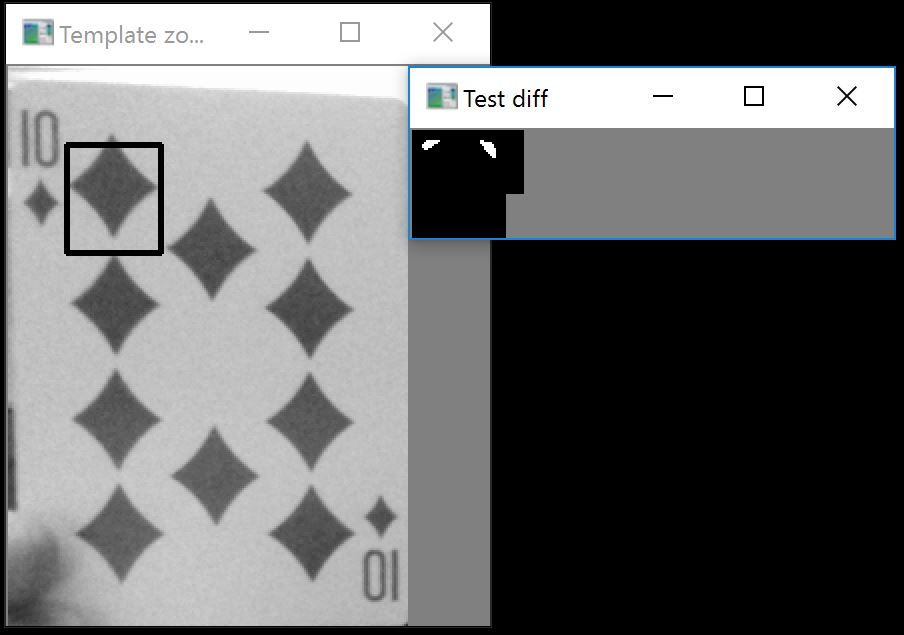
//> input picture CS585_lab3/absdiff1.JPG, 904 x 635 px, given in place of the camera
$ ./Source   (built with g++ and OpenCV 4)
//> lines starting //> are read from the running program, lines starting //| are printed output that depends on the picture; after the words box and inside, x2 and y2 are one past the last pixel; in counts of white or black regions, pixels touching at a corner belong together
/**
CS585_Lab3.cpp
@author: Ajjen Joshi
@version: 1.0 9/17/2014

CS585 Image and Video Computing Fall 2014
Lab 3
--------------
This program introduces the following concepts:
a) Finding objects in a binary image
b) Filtering objects based on size
c) Obtaining information about the objects described by their contours
--------------
*/


#include "opencv2/core/core.hpp"
#include "opencv2/highgui/highgui.hpp"
#include "opencv2/imgproc/imgproc.hpp"
#include "opencv2/objdetect.hpp"

#include <math.h>
#include <iostream>
#include <vector>
#include <stdio.h>
#include <conio.h>
#include <stdlib.h>
#include <windows.h>

using namespace cv;
using namespace std;

//Global variables
int thresh = 128;
int max_thresh = 255;
int minSuiteIndex = -1;
double minSuiteMatrix = 765;
int minNumIndex = -1;
double minNumMatrix = 765;

String face_cascade_name = "haarcascade_frontalface_alt.xml";
String eyes_cascade_name = "haarcascade_eye_tree_eyeglasses.xml";
CascadeClassifier face_cascade;
CascadeClassifier eyes_cascade;
String window_name = "Capture - Face detection";
int handstrength;			//estimate of strength of computer's hand

int rating[13][4];			//2d array corresponding to cards in computer's hand + dealer's
//if the card is in the computer's hand, val = 2, if its on the board val = 1
//13 rows for 13 distinct card values, 4 cols for 4 suits
//2 = row index 0, ascending order as row index increases
//col 0 = spades, 1 = clubs, 2 = diamonds, 3 = hearts

String hara = "";			//computer's hand in string format
//r = royal flush
//u + number = sraight flush + high of that straight
//f + number = four of a kind, val of 4
//h + number + / + number = full house, val of set of 3, val of set of 2
//w + number = flush + highest card of flush
//s + number = straight + highest card in straight
//t + number = three of a kind, val of set of 3
//i + number  + , + number = two pairs, val of first pair, val of 2nd pair
//p + number = pair, val of pair
//a + number = high card, num of high card


// Method initialization
Mat retrieveSuiteTemplates(int ref);
Mat retrieveNumberTemplates(int ref);
string checkCardSuite(Mat&, Rect&, int i);
string checkCardNumber(Mat&, Rect&, int i);
Mat process(Mat& img);
double match(Mat& img, Mat& templ);
bool CardMotion(Mat& curr, Mat& prev);
void regCardRating(String card, int rat[13][4]);
int calcChipValue(Mat& curr);
void calcHand();
string detection(Mat& src);


// main function
int main()
{

	VideoCapture cap(0);
	if (!cap.isOpened())
	{
		cout << "Cannot open the video cam" << endl;
		return -1;
	}


	Mat src;		//curr and prev frame vars
	Mat tomcat;

	Rect indareaparam;
	Mat indarea;		//area to scan for player indication that next phase has started
	Mat indareaprev;

	Mat compchipsprev;	//prev pics of the chips in each area
	Mat oppchipsprev;
	Mat potprev;

	Mat curropcards;	//current and previous image of opponent's card area
	Mat prevopcards;

	String state = "w4h";		//what is the current stage of the game?
	//'w4h' = waiting for hand to be dealt, 'inibet' = initial betting before dealer reveals cards
	//'flop' = dealer reveals first 3 cards, 'turn' = fourth card revealed, 'river' = last card revealed
	//'dst' = distributing results of last round

	bool betting = false;		//true while betting back and forth

	bool reset = true;			//reset state variables

	int skipframes = 0;			//skip the next few frames after dectecting motion otherwise one hand wave will become multiple actions

	String pc1 = "";					//player cards
	String pc2 = "";

	int comphigh;				//highest value card in computer's hand
	int thresh = 0;				//threshold hand strength needed to not fold / for comp to keep betting with its hand

	int compchips;				//computer guesses for how many chips it has, opponent has, in pot
	int oppchips;
	int pot;

	bool nextstate = false;			//keep track of if the opponent folded

	bool callin = false;			//keeps track of if either player has gone all in -> to skip betting phase of later states
	bool pallin = false;

	int cardsrevealed = 0;			//keeps track of how many cards revealed

	bool cardsdealt = false;	//will be used to see if opponent folded
	//when someone folds game will be over (2 players only) so dealer
	//will collect computer's cards -> cardmotion returns true -> computer knows to move to next round

	//chips are red (value = 25), (blue v = 10), green (v = 5)

	int compchipval = 0;
	int oppchipval = 0;
	int potval = 0;

	int mylastbet;


	bool bSuccess0 = cap.read(src);
//> src is the input picture: 635 rows x 904 cols, CV_8UC3; mean B, G, R 110, 109.6, 109.1
	if (!bSuccess0)
		cout << "Cannot read a frame from video stream" << endl;
	indareaparam = Rect(src.cols - 100, 0, 100, 100);

	indarea = src(indareaparam);
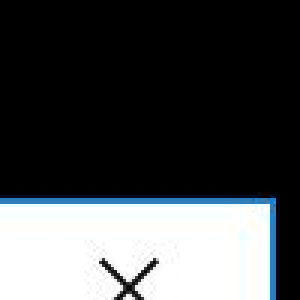
//> indarea: 100 rows x 100 cols, CV_8UC3 (shown 3 times larger); mean B, G, R 76.4, 74.7, 72.2
	indareaprev = src(indareaparam);

	tomcat = src.clone();


	while (1)
	{
		/*imshow("indarea", indarea);
		imshow("indareaprev", indareaprev);*/
		bool bSuccess = cap.read(src);
		if (!bSuccess0)
		{
			cout << "Cannot read a frame from video stream" << endl;
			break;
		}


		Rect playerPot, botPot, playerHand, mainPot, board;
		mainPot = Rect(50, 380, 100, 100);
		botPot = Rect(500, 380, 100, 100);
		playerHand = Rect(50, 200, 200, 80);
		playerPot = Rect(500, 200, 100, 80);
		board = Rect(0, 280, src.cols, 100);

		// Bounding boxes for pots, hand, and board

		cv::rectangle(src, mainPot, Scalar(0, 255, 0), 2, 8, 0);
		cv::rectangle(src, botPot, Scalar(0, 0, 255), 2, 8, 0);
		cv::rectangle(src, playerHand, Scalar(255, 255, 0), 2, 8, 0);
		cv::rectangle(src, playerPot, Scalar(255, 0, 0), 2, 8, 0);
		cv::rectangle(src, board, Scalar(0, 0, 0), 2, 8, 0);
		cv::rectangle(src, indareaparam, Scalar(255, 0, 0), 2, 8, 0);
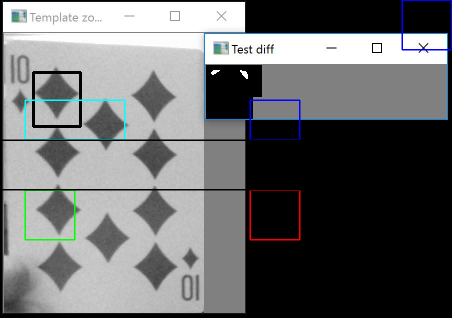
//> src: 635 rows x 904 cols, CV_8UC3 (shown at 1/2 size); mean B, G, R 109.6, 108.9, 107.8

		// Main footage of the poker game
		cv::imshow("Poker Bot", src);

		if (skipframes > 0) {
			skipframes--;
			//cout << "buckteeth" << endl;
		}
		else {

			indarea = src(indareaparam);
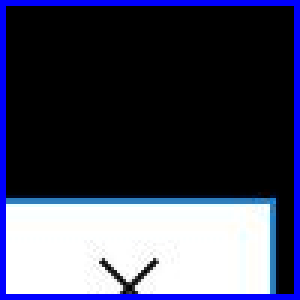
//> indarea: 100 rows x 100 cols, CV_8UC3 (shown 3 times larger); 7.84% of pixels changed, all inside (x1, y1, x2, y2) = (0, 0, 100, 100)
			if (CardMotion(indarea, indareaprev)) {
//> after the loop in CardMotion, `for (int i = 0; i < tempres.rows; i++)`: cmv = 0
				cout << "TESTING TESTING TESTING" << endl;
				nextstate = true;
				skipframes = 60;		//assuming 60fps camera this will skip the next 2 seconds of action
			}
		}

		if (nextstate) {

			nextstate = false;

			Mat currpot = src(mainPot);
			curropcards = src(playerHand);
			compchipsprev = src(botPot);
			oppchipsprev = src(playerPot);


			if (state.compare("w4h") == 0) {	//waiting for next round
				string cardValue;
				cout << "@waitforhand" << endl;

				if (reset) {
					cardsrevealed = 0;
					hara = "";
					betting = false;

					for (int i = 0; i < 13; i++) {
						for (int j = 0; j < 4; j++) {
							rating[i][j] = 0;
						}
					}

					pc1 = "";
					pc2 = "";
					hara = "";
					cardsdealt = false;
					potval = 0;

					//scan computer chips, opponent chips and pot here


					reset = false;
				}


				//loop card parsing here
				cardValue = detection(src);
				if (pc1.compare("") == 0)
				{
					pc1 = cardValue;
				}
				else if (pc2.compare("") == 0)
				{
					pc2 = cardValue;
				}
				//check if pc1 has a value, if not assign card1, update card matrix

				//if above check failed assign value to pc2, update card matrix, change "state" to "inibet"

				if (pc1.compare("") != 0 && pc2.compare("") != 0) {
					state = "inibet";
					prevopcards = src(playerHand);
				}

			}
			else if (state.compare("inibet") == 0) {

				cout << "@inibet" << endl;

				//scan pot size
				regCardRating(pc1, rating);
				regCardRating(pc2, rating);

				compchips = calcChipValue(compchipsprev);
				oppchips = calcChipValue(oppchipsprev);
				potval = calcChipValue(potprev);

				//guess everyone's chip counts here
				//check facial expressions
				//calc initial chances of victory based on just hand
				//make bet / check / raise / fold

				if (CardMotion(curropcards, prevopcards)) {
					std::cout << "opponent folded" << endl;
					state = "dst";
				}
				else {
					if (!betting) {
						//find hand value
						int c1v = stoi(pc1.substr(1));
						int c2v = stoi(pc2.substr(1));
						String c1s = pc1.substr(0, 1);
						String c2s = pc2.substr(0, 1);

						if (c1v == c2v) {
							comphigh = c1v;
							handstrength = c1v;

							hara = "p" + comphigh;
							cout << "pair of " + c1v << endl;
						}
						else {
							if (c1v > c2v) {
								comphigh = c1v;
								handstrength = c1v * 0.1;
							}
							else {
								comphigh = c2v;
								handstrength = c2v * 0.1;
							}

							hara = "a" + comphigh;
							cout << "high card " + comphigh << endl;
						}

						//augment handstrength by computer's money relative to opponent's money, higher ratio = more risks = lower threshold

						//initial fold threshold
						thresh = 0.45;	//high card 6's handstrength
						if (oppchips != 0)
						{
							if ((compchips / oppchips) > 2) {
								thresh = thresh / 2;
							}
							else if ((compchips / oppchips) < 0.5) {
								thresh = thresh * 2;
							}
						}
						if (handstrength <= thresh) {
							cout << "fold" << endl;
							state = "dst";
						}
						else {

							betting = true;
							//find pot value
							//feed in newest frame cut by bounding box for pot
							//potval = calcChipValue(newestframe, boundingboxforpot);
							if (handstrength > 1) {
								if (compchips >= 1000) {
									cout << "bet 200" << endl;
									potval += 200;
									mylastbet = 200;
								}
								else {
									cout << "bet 100" << endl;
									potval += 100;
									mylastbet = 100;
								}
							}
							else {
								if (compchips >= 1000) {
									cout << "bet 100" << endl;
									potval += 100;
									mylastbet = 100;
								}
								else {
									cout << "bet 50" << endl;
									potval += 50;
									mylastbet = 50;
								}
							}

						}
					}
					else {	//in betting cycle

						//draw region of interest for current pot -> Mat currpot

						int npv = calcChipValue(currpot);
						if (npv - potval > 0) {						//computer goes first so pot must change or opponent folded
							int opponentbet = npv - potval;
							if (opponentbet - mylastbet > 10) {		//assume opponent raised
								if (compchips > opponentbet) {
									thresh = thresh * 1.3;
									if (handstrength < thresh) {
										cout << "fold" << endl;
									}
									else {
										cout << "check" << endl;
										mylastbet += opponentbet - mylastbet;
									}
								}
								else {
									cout << "all in" << endl;
									callin = true;
									state = "flop";
									betting = false;
								}

							}
							else {								//assume opponent checked
								cout << "check" << endl;
								state = "flop";
								betting = false;
							}
						}
						else {			//assume opponent did not have chips to match, they went all in. if opponent folded would have been caught earlier in the flow
							pallin = true;
							betting = false;
							state = "flop";
						}
					}


				}
			}
			//
			//
			//redo logic for all states below this comment
			//
			//
			else if (state.compare("flop") == 0) {

				cout << "@flop" << endl;

				//perform actions if did not fold
				//scan pot size
				//get three card values
				//add to rankings 2darray
				//update chances

				potval = calcChipValue(potprev);


				//second round of betting

				if (!betting) {		//waiting for cards to be revealed
					//parse current card here
					cardsrevealed++;

					regCardRating(detection(src), rating);


					//all cards dealt, calc new handstrength, move to betting phase
					if (cardsrevealed == 3) {
						calcHand();

						thresh = thresh * 1.5;

						if (handstrength < thresh) {
							cout << "check" << endl;
						}
						else {
							if (compchips >(mylastbet * 1.5)) {
								cout << "raise " + std::to_string(((mylastbet*1.5) + 2.5) / 5 * 5);
							}
							else {
								int remaining = compchips - mylastbet;
								cout << "raise " + std::to_string(((remaining / 2) + 2.5) / 5 * 5);
							}
						}
						betting = true;
					}
				}
				else {			//betting after flop revealed
					if (callin || pallin) {
						betting = false;
						state = "dst";
					}
					//do betting here
					//prob same as in inibet phase
					else {


						//scan for current pot

						int npv = calcChipValue(currpot);
						if (npv - potval > 0) {						//computer goes first so pot must change or opponent folded
							int opponentbet = npv - potval;
							if (opponentbet - mylastbet > 10) {		//assume opponent raised
								if (compchips > opponentbet) {
									thresh = thresh * 1.3;
									if (handstrength < thresh) {
										cout << "fold" << endl;
									}
									else {
										cout << "check" << endl;
										mylastbet += opponentbet - mylastbet;
									}
								}
								else {
									cout << "all in" << endl;
									callin = true;
									state = "turn";
									betting = false;
								}

							}
							else {								//assume opponent checked
								cout << "check" << endl;
								state = "turn";
								betting = false;
							}
						}
						else {			//assume opponent did not have chips to match, they went all in. if opponent folded would have been caught earlier in the flow
							pallin = true;
							betting = false;
							state = "turn";
						}


					}

				}

			}
			else if (state.compare("turn") == 0) {

				cout << "@turn" << endl;

				//perform actions if did not fold
				//scan pot size
				//get turn card
				//update ranking 2darray
				//update chances

				//third round of betting

				if (!betting) {
					//get and parse card
					regCardRating(detection(src), rating);
					cardsrevealed++;
					calcHand();

					thresh = thresh * 1.2;

					if (handstrength < thresh) {
						cout << "check" << endl;
					}
					else {
						if (compchips >(mylastbet * 1.5)) {
							cout << "raise " + std::to_string(((mylastbet*1.3) + 2.5) / 5 * 5);
						}
						else {
							int remaining = compchips - mylastbet;
							cout << "raise " + std::to_string(((remaining / 3) + 2.5) / 5 * 5);
						}
					}
					betting = true;
				}
				else {
					if (callin || pallin) {
						betting = false;
						state = "dst";
					}
					//betting, same as inibet?
					else {


						//scan for current pot

						int npv = calcChipValue(currpot);
						if (npv - potval > 0) {						//computer goes first so pot must change or opponent folded
							int opponentbet = npv - potval;
							if (opponentbet - mylastbet > 10) {		//assume opponent raised
								if (compchips > opponentbet) {
									thresh = thresh * 1.3;
									if (handstrength < thresh) {
										cout << "fold" << endl;
									}
									else {
										cout << "check" << endl;
										mylastbet += opponentbet - mylastbet;
									}
								}
								else {
									cout << "all in" << endl;
									callin = true;
									state = "river";
									betting = false;
								}

							}
							else {								//assume opponent checked
								cout << "check" << endl;
								state = "river";
								betting = false;
							}
						}
						else {			//assume opponent did not have chips to match, they went all in. if opponent folded would have been caught earlier in the flow
							pallin = true;
							betting = false;
							state = "river";
						}


					}

				}

			}
			else if (state.compare("river") == 0) {

				cout << "@river" << endl;

				//perform actions if did not fold
				//scan pot size
				//get last card
				//update 2darray
				//update chances

				if (!betting) {
					//get abd parse card here
					regCardRating(detection(src), rating);
					cardsrevealed++;
					calcHand();

					thresh = thresh * 1.2;

					if (handstrength < thresh) {
						cout << "check" << endl;
					}
					else {
						if (compchips >(mylastbet * 1.5)) {
							cout << "raise " + std::to_string(((mylastbet*1.3) + 2.5) / 5 * 5);
						}
						else {
							int remaining = compchips - mylastbet;
							cout << "raise " + std::to_string(((remaining / 3) + 2.5) / 5 * 5);
						}
					}
					betting = true;
				}
				else {
					if (callin || pallin) {
						betting = false;
						state = "dst";
					}
					//last round of betting
					else {


						//scan for current pot

						int npv = calcChipValue(currpot);
						if (npv - potval > 0) {						//computer goes first so pot must change or opponent folded
							int opponentbet = npv - potval;
							if (opponentbet - mylastbet > 10) {		//assume opponent raised
								if (compchips > opponentbet) {
									thresh = thresh * 1.3;
									if (handstrength < thresh) {
										cout << "fold" << endl;
									}
									else {
										cout << "check" << endl;
										mylastbet += opponentbet - mylastbet;
									}
								}
								else {
									cout << "all in" << endl;
									callin = true;
									state = "dst";
									betting = false;
								}

							}
							else {								//assume opponent checked
								cout << "check" << endl;
								state = "dst";
								betting = false;
							}
						}
						else {			//assume opponent did not have chips to match, they went all in. if opponent folded would have been caught earlier in the flow
							pallin = true;
							betting = false;
							state = "dst";
						}


					}

				}

			}
			else if (state.compare("dst") == 0) {
				//wait for dealer to prepare next round
				//so for now just skip some frames?
				state = "w4h";
				betting = false;
				reset = true;
				thresh = 0;
				cardsdealt = false;
				mylastbet = 0;
				cout << "----------***----------" << endl;
				Sleep(5000);
			}
		}


		tomcat = src.clone();	//update prev frame
		indareaprev = indarea.clone();


		if (waitKey(30) == 27)
//> the Esc key is pressed
		{
			cout << "esc key is pressed by user" << endl;
			break;
		}

	}

	// Wait until keypress
	waitKey(0);
	return(0);
}

// [233 lines left out: functions detection, checkCardSuite, checkCardNumber, process, match, retrieveSuiteTemplates and 1 more, not called in this run]

/** @function detectAndDisplay */
// [50 lines left out: function detectAndDisplay, not called in this run]

bool CardMotion(Mat& curr, Mat& prev) {
	Mat tempres = curr.clone();
	absdiff(prev, curr, tempres);

	int mvthresh = 2000;	//if 200 pixels show change confirm it
	int cmv = 0;
	//check diff map for movement
	for (int i = 0; i < tempres.rows; i++) {
		for (int j = 0; j < tempres.cols; j++) {
			Vec3b dstcol = tempres.at<Vec3b>(Point(j, i));
			if ((dstcol[0] + dstcol[1] + dstcol[2]) > 60) {
				cmv++;
			}
			if (cmv > mvthresh) {
				return true;
			}
		}
	}
	return false;
}

// [215 lines left out: functions regCardRating, calcChipValue, calcHand, not called in this run]

$ run again, on CS585_lab3/absdiff2.JPG
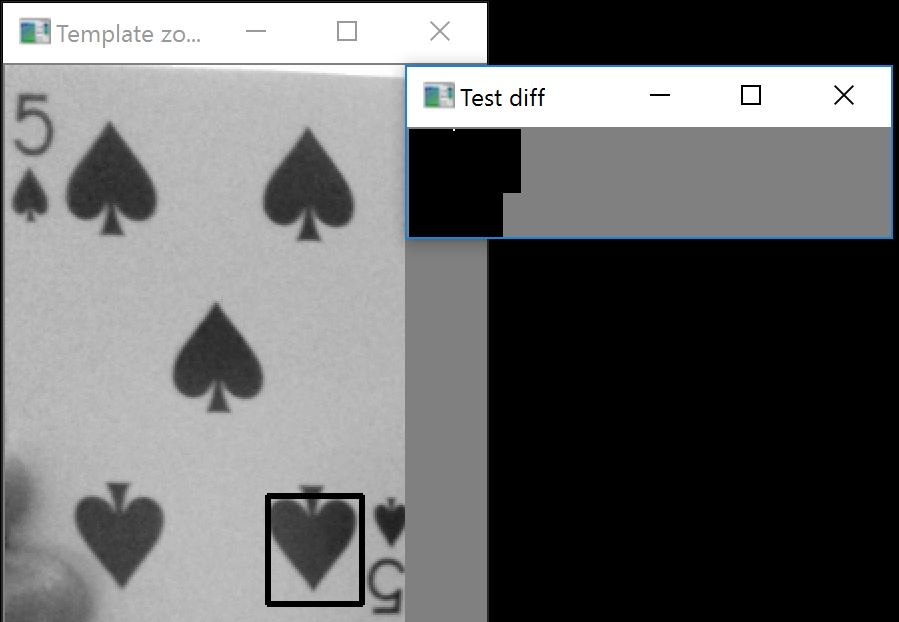
//> input picture CS585_lab3/absdiff2.JPG, 899 x 622 px, given in place of the camera
//> src is the input picture: 622 rows x 899 cols, CV_8UC3; mean B, G, R 108.1, 107.7, 107.2
//> `cv::rectangle(src, indareaparam, Scalar(255, 0, 0), 2, 8, 0);`:
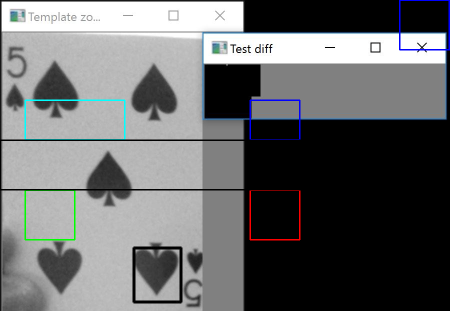
//> src: 622 rows x 899 cols, CV_8UC3 (shown at 1/2 size); mean B, G, R 107.7, 107, 105.9
//> `indarea = src(indareaparam);`:
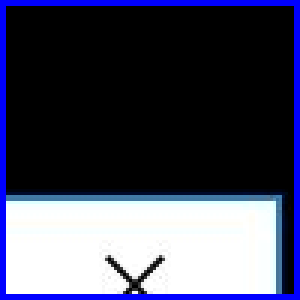
//> indarea: 100 rows x 100 cols, CV_8UC3 (shown 3 times larger); mean B, G, R 94, 72.5, 70.4
//> tempres: 100 rows x 100 cols, CV_8UC3; every value is 0
//> after the loop in CardMotion, `for (int i = 0; i < tempres.rows; i++)`: cmv = 0

$ run again, on CS585_lab3/carddectect.JPG
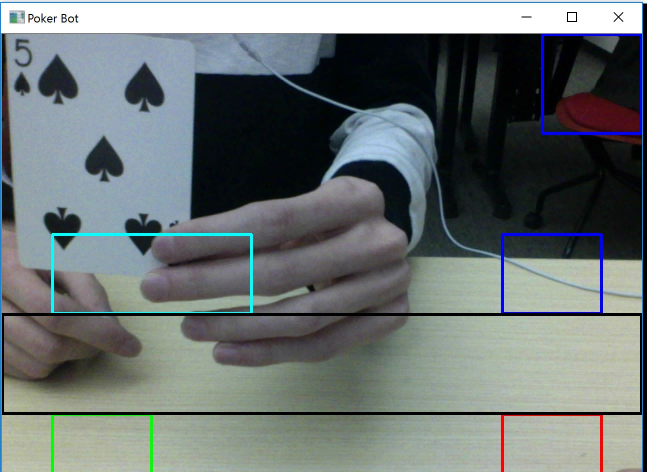
//> input picture CS585_lab3/carddectect.JPG, 1294 x 944 px, given in place of the camera (shown at 1/2 size)
//> src is the input picture: 944 rows x 1294 cols, CV_8UC3; mean B, G, R 115.3, 115.5, 107.9
//> `cv::rectangle(src, indareaparam, Scalar(255, 0, 0), 2, 8, 0);`:
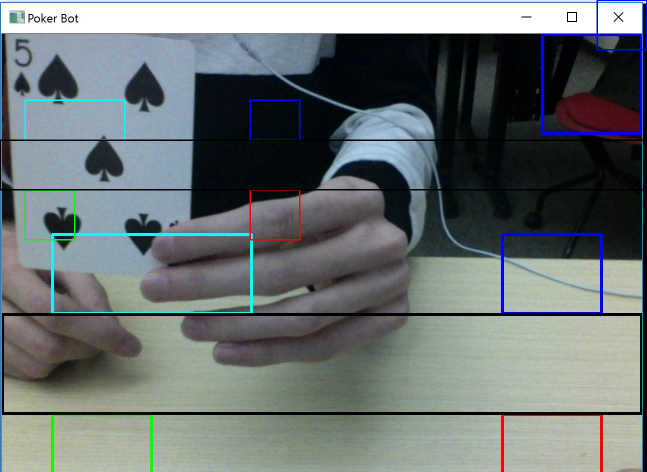
//> src: 944 rows x 1294 cols, CV_8UC3 (shown at 1/2 size); mean B, G, R 114.9, 115, 107.2
//> `indarea = src(indareaparam);`:
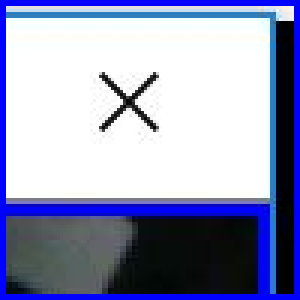
//> indarea: 100 rows x 100 cols, CV_8UC3 (shown 3 times larger); mean B, G, R 188, 154.1, 149.3
//> tempres: 100 rows x 100 cols, CV_8UC3; every value is 0
//> after the loop in CardMotion, `for (int i = 0; i < tempres.rows; i++)`: cmv = 0
